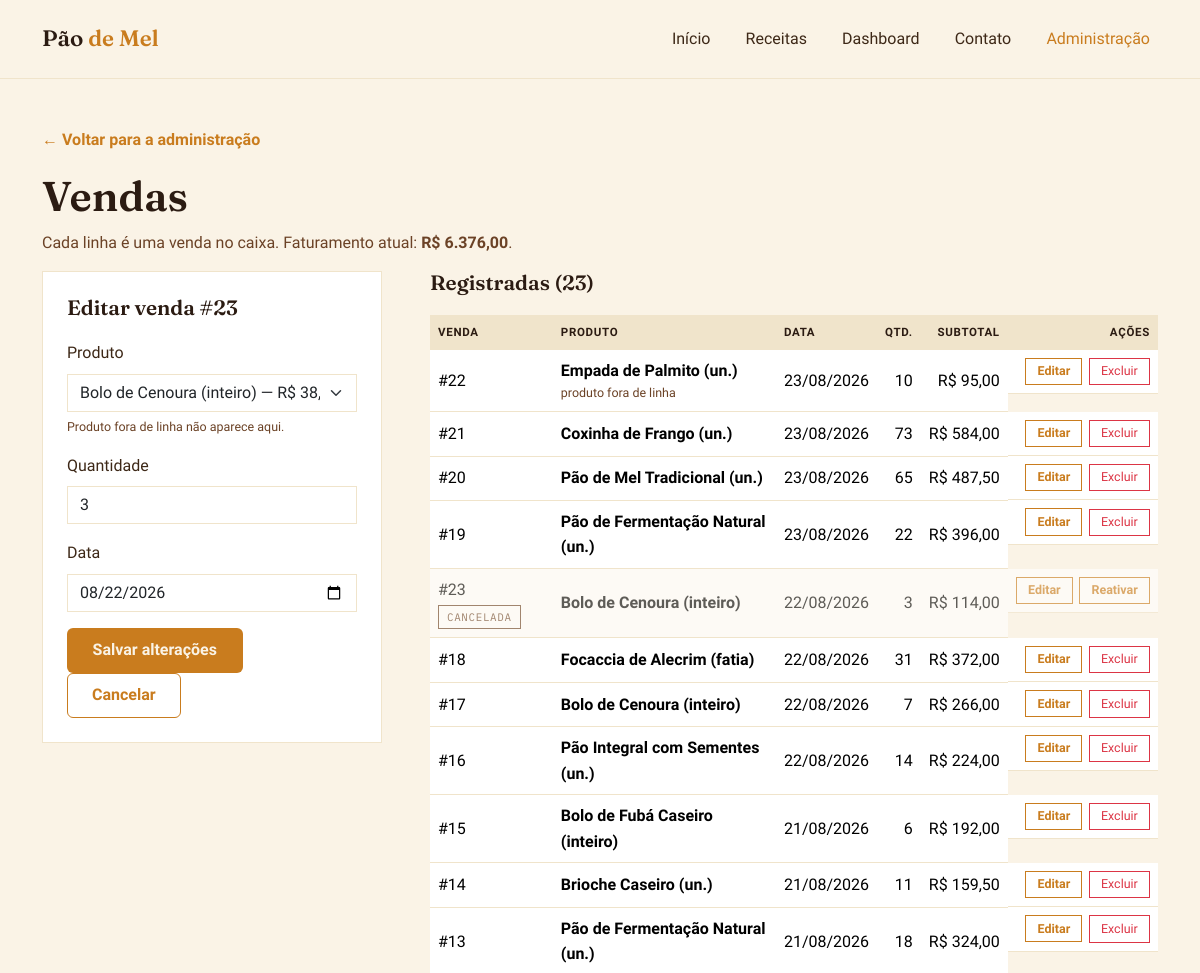
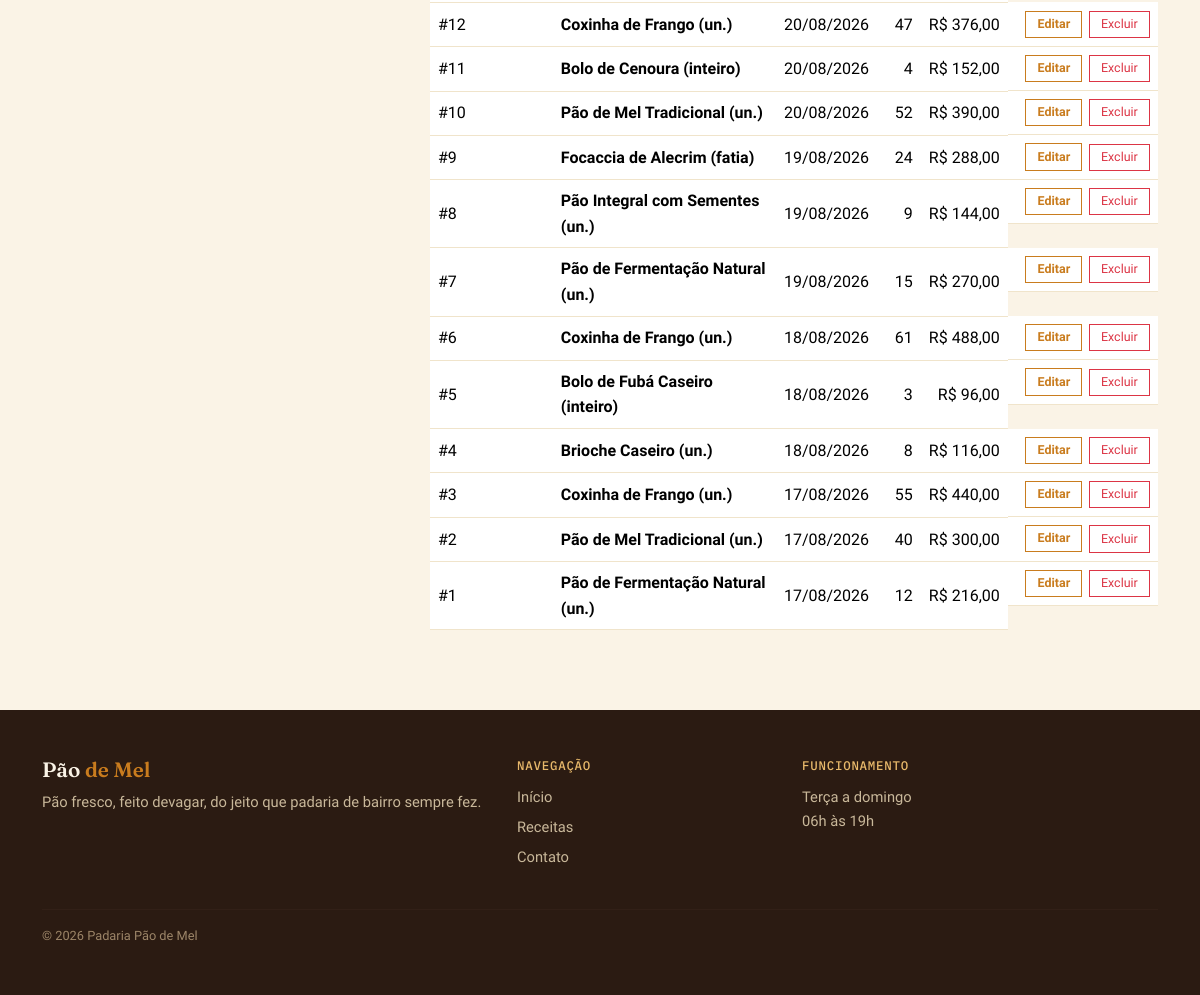
The app's page /admin/vendas.php?editar=23 with its own data (2 pictures, top to bottom).
### tables this page shows
CREATE TABLE vendas (
    id         INT     AUTO_INCREMENT PRIMARY KEY,
    id_produto INT     NOT NULL,
    quantidade INT     NOT NULL,
    data_venda DATE    NOT NULL,
    cancelada  BOOLEAN NOT NULL DEFAULT FALSE,
    FOREIGN KEY (id_produto) REFERENCES produtos(id)
);

CREATE TABLE produtos (
    id             INT AUTO_INCREMENT PRIMARY KEY,
    nome           VARCHAR(100)   NOT NULL,
    valor_unitario DECIMAL(10, 2) NOT NULL,    
    id_receita     INT            NOT NULL,
    ativo          BOOLEAN        NOT NULL DEFAULT TRUE,
    FOREIGN KEY (id_receita) REFERENCES receitas(id)
);

### includes/crud-vendas.php (called while the page is built, shortened)
<?php
require_once __DIR__ . '/funcoes.php';
function listarVendas(PDO $pdo): array
{
    $sql = "SELECT v.id,
                   v.quantidade,
                   v.data_venda,
                   v.cancelada,
                   p.nome           AS produto,
                   p.ativo          AS produto_ativo,
                   p.valor_unitario,
                   (v.quantidade * p.valor_unitario) AS subtotal
            FROM vendas v
            INNER JOIN produtos p ON p.id = v.id_produto
            ORDER BY v.data_venda DESC, v.id DESC";
    return $pdo->query($sql)->fetchAll();
}
function buscarVenda(PDO $pdo, int $id): ?array
{
    $stmt = $pdo->prepare("SELECT id, id_produto, quantidade, data_venda, cancelada FROM vendas WHERE id = ?");
    $stmt->execute([$id]);
    $linha = $stmt->fetch();
    return $linha === false ? null : $linha;
}
function listarProdutosParaVenda(PDO $pdo): array
{
    return $pdo->query(
        "SELECT id, nome, valor_unitario FROM produtos WHERE ativo = TRUE ORDER BY nome"
    )->fetchAll();
}
function faturamentoAtual(PDO $pdo): float
{
    return (float) $pdo->query("SELECT fn_faturamento_periodo(NULL, NULL)")->fetchColumn();
}

### includes/funcoes.php (called while the page is built, shortened)
<?php
function escapar(?string $texto): string
{
    return htmlspecialchars($texto ?? '', ENT_QUOTES, 'UTF-8');
}
function formatarDinheiro(float $valor): string
{
    return 'R$ ' . number_format($valor, 2, ',', '.');
}

### admin/vendas.php (the view, shortened to what this page needs)
<?php
require_once __DIR__ . '/../includes/conexao.php';
require_once __DIR__ . '/../includes/admin.php';
require_once __DIR__ . '/../includes/crud-vendas.php';
$editando    = isset($_GET['editar']) ? buscarVenda($pdo, (int) $_GET['editar']) : null;
$vendas      = listarVendas($pdo);
$produtos    = listarProdutosParaVenda($pdo);
$faturamento = faturamentoAtual($pdo);
require __DIR__ . '/../includes/header.php';
?>
<section class="container page-header">
  <a href="index.php" class="voltar-link">← Voltar para a administração</a>
  <h1 class="page-title">Vendas</h1>
  <p class="page-subtitle">
    Cada linha é uma venda no caixa. Faturamento atual:
    <strong><?php echo escapar(formatarDinheiro($faturamento)); ?></strong>.
  </p>
</section>
<section class="container admin-tela">
  <div class="row g-5">
    <div class="col-lg-4">
      <div class="admin-form">
        <h2 class="section-title-sm">
          <?php echo $editando ? 'Editar venda #' . (int) $editando['id'] : 'Nova venda'; ?>
        </h2>
        <form method="post" action="vendas.php">
          <div class="mb-3">
            <label class="form-label" for="id_produto">Produto</label>
            <select class="form-select" id="id_produto" name="id_produto" required>
              <?php foreach ($produtos as $produto): ?>
                <option value="<?php echo (int) $produto['id']; ?>"
                  <?php echo ((int) ($editando['id_produto'] ?? 0) === (int) $produto['id']) ? 'selected' : ''; ?>>
                  <?php echo escapar($produto['nome']); ?>
                  — <?php echo escapar(formatarDinheiro((float) $produto['valor_unitario'])); ?>
                </option>
              <?php endforeach; ?>
            </select>
            <small class="campo-dica">Produto fora de linha não aparece aqui.</small>
          </div>
          <div class="mb-3">
            <label class="form-label" for="quantidade">Quantidade</label>
            <input type="number" class="form-control" id="quantidade" name="quantidade" required
                   min="1" max="<?php echo VENDA_QUANTIDADE_MAXIMA; ?>"
                   value="<?php echo (int) ($editando['quantidade'] ?? 1); ?>">
          </div>
          <div class="mb-3">
            <label class="form-label" for="data_venda">Data</label>
            <input type="date" class="form-control" id="data_venda" name="data_venda" required
                   max="<?php echo date('Y-m-d'); ?>"
                   value="<?php echo escapar($editando['data_venda'] ?? date('Y-m-d')); ?>">
          </div>
          <button type="submit" class="btn btn-honey">
            <?php echo $editando ? 'Salvar alterações' : 'Registrar venda'; ?>
          </button>
          <?php if ($editando): ?>
            <a href="vendas.php" class="btn btn-outline-honey">Cancelar</a>
          <?php endif; ?>
        </form>
      </div>
    </div>
    <div class="col-lg-8">
      <h2 class="section-title-sm">Registradas (<?php echo count($vendas); ?>)</h2>
      <?php if (empty($vendas)): ?>
        <p class="sem-resultados">Nenhuma venda registrada ainda.</p>
      <?php else: ?>
        <div class="table-responsive">
          <table class="table table-hover align-middle admin-tabela">
            <thead>
              <tr>
                <th scope="col">Venda</th>
                <th scope="col">Produto</th>
                <th scope="col">Data</th>
                <th scope="col" class="text-end">Qtd.</th>
                <th scope="col" class="text-end">Subtotal</th>
                <th scope="col" class="text-end">Ações</th>
              </tr>
            </thead>
            <tbody>
              <?php foreach ($vendas as $venda): ?>
                <?php $cancelada = (bool) $venda['cancelada']; ?>
                <tr class="<?php echo $cancelada ? 'linha-inativa' : ''; ?>">
                  <td>
                    #<?php echo (int) $venda['id']; ?>
                    <?php if ($cancelada): ?>
                      <span class="selo selo-inativo">Cancelada</span>
                    <?php endif; ?>
                  </td>
                  <td>
                    <strong><?php echo escapar($venda['produto']); ?></strong>
                    <?php if (!$venda['produto_ativo']): ?>
                      <span class="linha-secundaria">produto fora de linha</span>
                    <?php endif; ?>
                  </td>
                  <td><?php echo escapar(date('d/m/Y', strtotime($venda['data_venda']))); ?></td>
                  <td class="text-end"><?php echo (int) $venda['quantidade']; ?></td>
                  <td class="text-end">
                    <?php echo escapar(formatarDinheiro((float) $venda['subtotal'])); ?>
                  </td>
                  <td class="text-end acoes-linha">
                    <a href="vendas.php?editar=<?php echo (int) $venda['id']; ?>"
                       class="btn btn-sm btn-outline-honey">Editar</a>
                    <?php if ($cancelada): ?>
                      <form method="post" action="vendas.php" class="form-inline-acao">
                        <button type="submit" class="btn btn-sm btn-outline-honey">Reativar</button>
                      </form>
                    <?php else: ?>
                      <form method="post" action="vendas.php" class="form-inline-acao"
                            onsubmit="return confirm('Cancelar a venda #<?php echo (int) $venda['id']; ?>? Ela sai do faturamento, mas o registro fica no banco.');">
                        <button type="submit" class="btn btn-sm btn-outline-danger">Excluir</button>
                      </form>
                    <?php endif; ?>
                  </td>
                </tr>
              <?php endforeach; ?>
            </tbody>
          </table>
        </div>
      <?php endif; ?>
    </div>
  </div>
</section>
<?php require __DIR__ . '/../includes/footer.php'; ?>

### assets/css/style.css (style rules this page uses)
:root { --flour: #FAF3E6; --dough: #F0E4CB; --crust: #6B4226; --crust-dark: #2B1B12; --honey: #C97C1E; --honey-light: #E8B96B; --text-main: #3D2817; }
* { box-sizing: border-box; }
body { background: var(--flour); color: var(--text-main); font-family: 'Work Sans', sans-serif; line-height: 1.6; }
h1, h2, h3 { font-family: 'Fraunces', serif; font-weight: 600; color: var(--crust-dark); }
.btn-honey { background: var(--honey); border: none; color: var(--flour); font-weight: 600; padding: 0.65rem 1.6rem; border-radius: 6px; }
.btn-outline-honey { border: 1.5px solid var(--honey); color: var(--honey); font-weight: 600; padding: 0.6rem 1.5rem; border-radius: 6px; }
.section-title-sm { font-size: 1.3rem; margin-bottom: 1.2rem; }
.page-header { padding-top: 3rem; }
.page-title { font-size: clamp(1.8rem, 4vw, 2.6rem); }
.page-subtitle { color: var(--crust); max-width: 36rem; }
.voltar-link { display: inline-block; margin-bottom: 1.2rem; color: var(--honey); font-weight: 600; text-decoration: none; }
.admin-tela { margin-bottom: 4rem; }
.admin-form { background: #fff; border: 1px solid var(--dough); padding: 1.5rem; position: sticky; top: 5.5rem; }
.admin-form .form-control, .admin-form .form-select { border: 1px solid var(--dough); border-radius: 0; }
.campo-dica { display: block; margin-top: 0.3rem; font-size: 0.78rem; color: var(--crust); }
.admin-tabela thead th { background: var(--dough); color: var(--crust-dark); font-size: 0.72rem; letter-spacing: 0.06em; text-transform: uppercase; border-bottom: none; }
.admin-tabela tbody td { border-color: var(--dough); }
.admin-tabela .linha-inativa { opacity: 0.62; }
.linha-secundaria { display: block; font-size: 0.78rem; color: var(--crust); }
.selo { display: inline-block; padding: 0.15rem 0.5rem; font-family: 'IBM Plex Mono', monospace; font-size: 0.68rem; letter-spacing: 0.06em; text-transform: uppercase; border: 1px solid currentColor; }
.selo-inativo { color: var(--crust); }
.acoes-linha { display: flex; gap: 0.4rem; justify-content: flex-end; align-items: center; flex-wrap: nowrap; white-space: nowrap; }
.admin-tabela td.text-end, .admin-tabela th.text-end { white-space: nowrap; }
.form-inline-acao { display: inline; margin: 0; }
.admin-tabela .btn-sm { border-radius: 0; font-size: 0.78rem; padding: 0.2rem 0.7rem; }

### records on screen
vendas: id "23", id_produto "Bolo de Cenoura (inteiro) — R$ 38,00", quantidade "3", data_venda "08/22/2026", cancelada "CANCELADA", id_produto.nome "Bolo de Cenoura (inteiro)", data_venda "22/08/2026", subtotal "R$ 114,00"
vendas: id "22", id_produto.nome "Empada de Palmito (un.)", shows "produto fora de linha", data_venda "23/08/2026", quantidade "10", subtotal "R$ 95,00"
vendas: id "21", id_produto.nome "Coxinha de Frango (un.)", data_venda "23/08/2026", quantidade "73", subtotal "R$ 584,00"
vendas: id "20", id_produto.nome "Pão de Mel Tradicional (un.)", data_venda "23/08/2026", quantidade "65", subtotal "R$ 487,50"
vendas: id "19", id_produto.nome "Pão de Fermentação Natural (un.)", data_venda "23/08/2026", quantidade "22", subtotal "R$ 396,00"
vendas: id "18", id_produto.nome "Focaccia de Alecrim (fatia)", data_venda "22/08/2026", quantidade "31", subtotal "R$ 372,00"
vendas: id "17", id_produto.nome "Bolo de Cenoura (inteiro)", data_venda "22/08/2026", quantidade "7", subtotal "R$ 266,00"
vendas: id "16", id_produto.nome "Pão Integral com Sementes (un.)", data_venda "22/08/2026", quantidade "14", subtotal "R$ 224,00"
vendas: id "15", id_produto.nome "Bolo de Fubá Caseiro (inteiro)", data_venda "21/08/2026", quantidade "6", subtotal "R$ 192,00"
vendas: id "14", id_produto.nome "Brioche Caseiro (un.)", data_venda "21/08/2026", quantidade "11", subtotal "R$ 159,50"
vendas: id "13", id_produto.nome "Pão de Fermentação Natural (un.)", data_venda "21/08/2026", quantidade "18", subtotal "R$ 324,00"
vendas: id "12", id_produto.nome "Coxinha de Frango (un.)", data_venda "20/08/2026", quantidade "47", subtotal "R$ 376,00"
vendas: id "11", id_produto.nome "Bolo de Cenoura (inteiro)", data_venda "20/08/2026", quantidade "4", subtotal "R$ 152,00"
vendas: id "10", id_produto.nome "Pão de Mel Tradicional (un.)", data_venda "20/08/2026", quantidade "52", subtotal "R$ 390,00"
vendas: id "9", id_produto.nome "Focaccia de Alecrim (fatia)", data_venda "19/08/2026", quantidade "24", subtotal "R$ 288,00"
vendas: id "8", id_produto.nome "Pão Integral com Sementes (un.)", data_venda "19/08/2026", quantidade "9", subtotal "R$ 144,00"
vendas: id "7", id_produto.nome "Pão de Fermentação Natural (un.)", data_venda "19/08/2026", quantidade "15", subtotal "R$ 270,00"
vendas: id "6", id_produto.nome "Coxinha de Frango (un.)", data_venda "18/08/2026", quantidade "61", subtotal "R$ 488,00"
vendas: id "5", id_produto.nome "Bolo de Fubá Caseiro (inteiro)", data_venda "18/08/2026", quantidade "3", subtotal "R$ 96,00"
vendas: id "4", id_produto.nome "Brioche Caseiro (un.)", data_venda "18/08/2026", quantidade "8", subtotal "R$ 116,00"
vendas: id "3", id_produto.nome "Coxinha de Frango (un.)", data_venda "17/08/2026", quantidade "55", subtotal "R$ 440,00"
vendas: id "2", id_produto.nome "Pão de Mel Tradicional (un.)", data_venda "17/08/2026", quantidade "40", subtotal "R$ 300,00"
vendas: id "1", id_produto.nome "Pão de Fermentação Natural (un.)", data_venda "17/08/2026", quantidade "12", subtotal "R$ 216,00"

### other values on screen
escapar(formatarDinheiro($faturamento)) "R$ 6.376,00"
count($vendas) "23"
